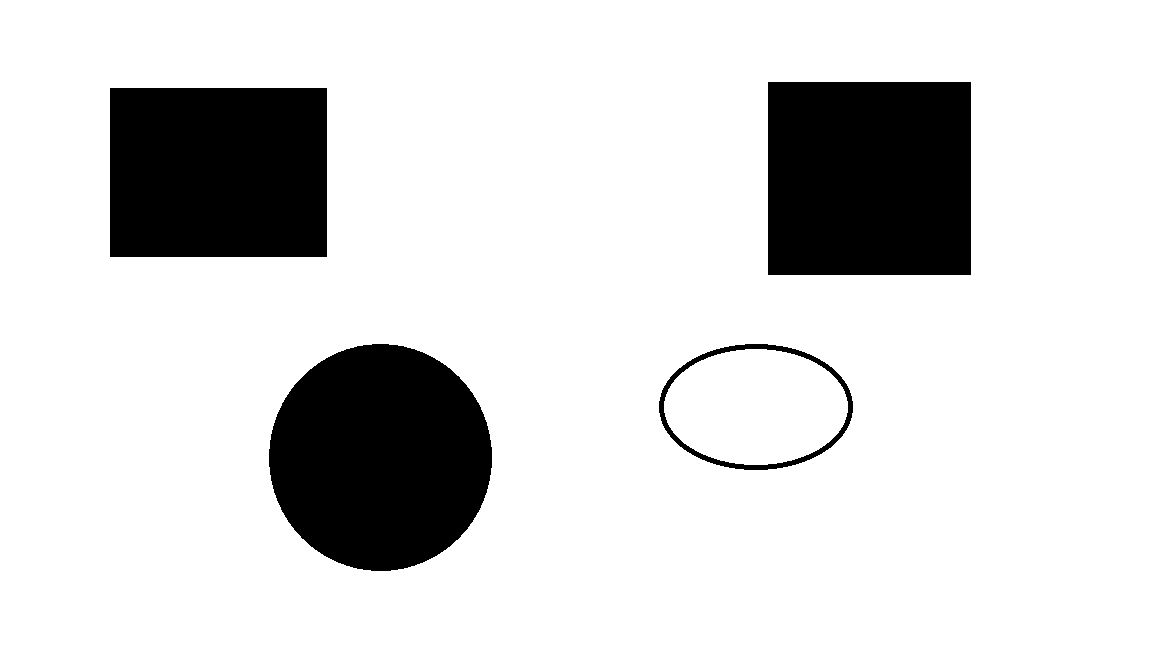
#> input picture object_detection/shapes.png, 1152 x 648 px
$ python objdec.py
#> lines starting #> are read from the running program, lines starting #| are printed output that depends on the picture; after the words box and inside, x2 and y2 are one past the last pixel; in counts of white or black regions, pixels touching at a corner belong together
import cv2
import numpy as np

# Read and preprocess the image
img = cv2.imread('shapes.png')
#> img is the input picture: shape (648, 1152, 3); 84.2% white; 4 black regions, box (x1, y1, x2, y2) and area: (269, 344, 492, 571) 39695, (768, 82, 971, 275) 39179, (110, 88, 327, 257) 36673, (659, 344, 853, 470) 2461
gray = cv2.cvtColor(img, cv2.COLOR_BGR2GRAY)
#> gray: shape (648, 1152); 84.2% white; 4 black regions
_, thresh = cv2.threshold(gray, 240, 255, cv2.THRESH_BINARY)

# Detect contours
contours, _ = cv2.findContours(thresh, cv2.RETR_TREE, cv2.CHAIN_APPROX_SIMPLE)
#> contours = 6 contours; box (x1, y1, x2, y2) and area: (0, 0, 1152, 648) 744697, (268, 343, 493, 572) 40014, (767, 81, 972, 276) 39574, (109, 87, 328, 258) 37058, (658, 343, 854, 471) 19435, (664, 349, 848, 465) 16526

# Loop through contours
for contour in contours:
    approx = cv2.approxPolyDP(contour, 0.01 * cv2.arcLength(contour, True), True)
    x, y = approx.ravel()[0], approx.ravel()[1] - 5
    shape = "Circle"

    if len(approx) == 3:
        shape = "Triangle"
    elif len(approx) == 4:
        x1, y1, w, h = cv2.boundingRect(approx)
        aspect_ratio = w / float(h)
        shape = "Square" if 0.95 <= aspect_ratio <= 1.05 else "Rectangle"

    # Draw and label shape
    cv2.drawContours(img, [approx], 0, (0, 0, 0), 3)
    cv2.putText(img, shape, (x, y), cv2.FONT_HERSHEY_SIMPLEX, 0.5, (0, 0, 0), 1)
#> this loop made 6 passes
#> (approx, x, y, shape, x1, y1, w, h) on passes 1, 5, 6: ([[0, 0], [0, 647], [1151, 647], [1151, 0]], 0, -5, 'Rectangle', 0, 0, 1152, 648), ([[109, 88], [326, 87], [327, 256], [110, 257]], 109, 83, 'Rectangle', 109, 87, 219, 171), ([[767, 82], [970, 81], [971, 274], [768, 275]], 767, 77, 'Rectangle', 767, 81, 205, 195)
#> (x, y, shape) on passes 2 to 4: (660, 388, 'Circle'), (665, 392, 'Circle'), (372, 338, 'Circle')
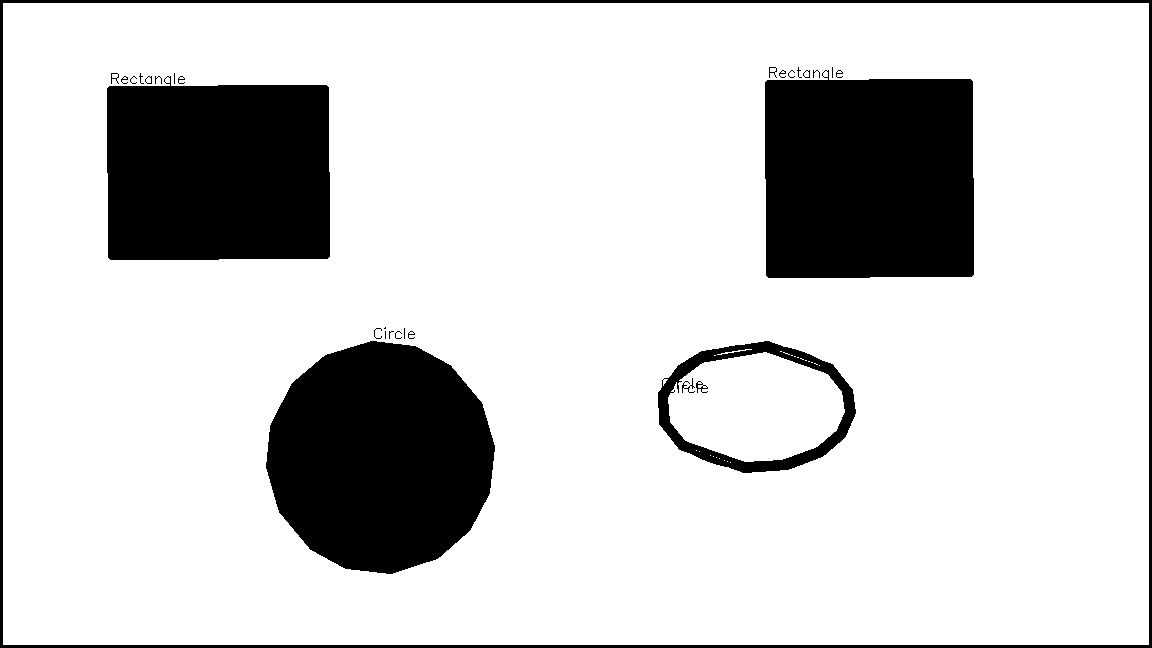
#> img: shape (648, 1152, 3); 81.6% white; 30 black regions (13 under 20 px), largest, box (x1, y1, x2, y2) and area: (765, 70, 974, 278) 41196, (266, 341, 495, 574) 41063, (107, 76, 330, 260) 38640

# Show final result
cv2.imshow("Shapes Detected", img)
cv2.waitKey(0)
cv2.destroyAllWindows()

$ run again, with object_detection/shapy.png copied over object_detection/shapes.png
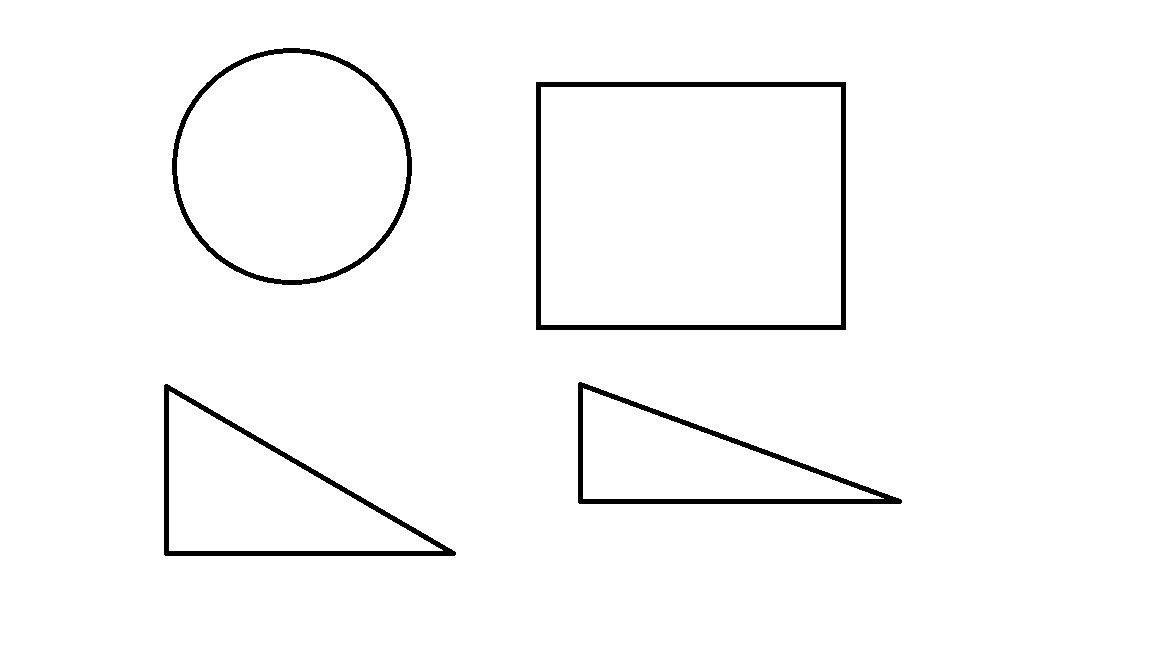
#> input picture object_detection/shapy.png, 1152 x 648 px
#> img is the input picture: shape (648, 1152, 3); 97.7% white; 4 black regions, box (x1, y1, x2, y2) and area: (536, 82, 846, 330) 5480, (164, 384, 456, 556) 3916, (578, 382, 902, 504) 3843, (172, 48, 412, 285) 3647
#> gray: shape (648, 1152); 97.7% white; 4 black regions
#> contours = 9 contours; largest, box (x1, y1, x2, y2) and area: (0, 0, 1152, 648) 744697, (535, 81, 847, 331) 77437, (541, 87, 841, 325) 70863, (171, 47, 413, 286) 44953, (177, 53, 407, 280) 40644
#> the loop `for contour in contours:` made 9 passes
#> (approx, x, y, shape, x1, y1, w, h) on passes 1, 6, 7: ([[0, 0], [0, 647], [1151, 647], [1151, 0]], 0, -5, 'Rectangle', 0, 0, 1152, 648), ([[535, 82], [845, 81], [846, 329], [536, 330]], 535, 77, 'Rectangle', 535, 81, 312, 250), ([[541, 87], [541, 324], [840, 324], [840, 87]], 541, 82, 'Rectangle', 541, 87, 300, 238)
#> after the loop `for contour in contours:`:
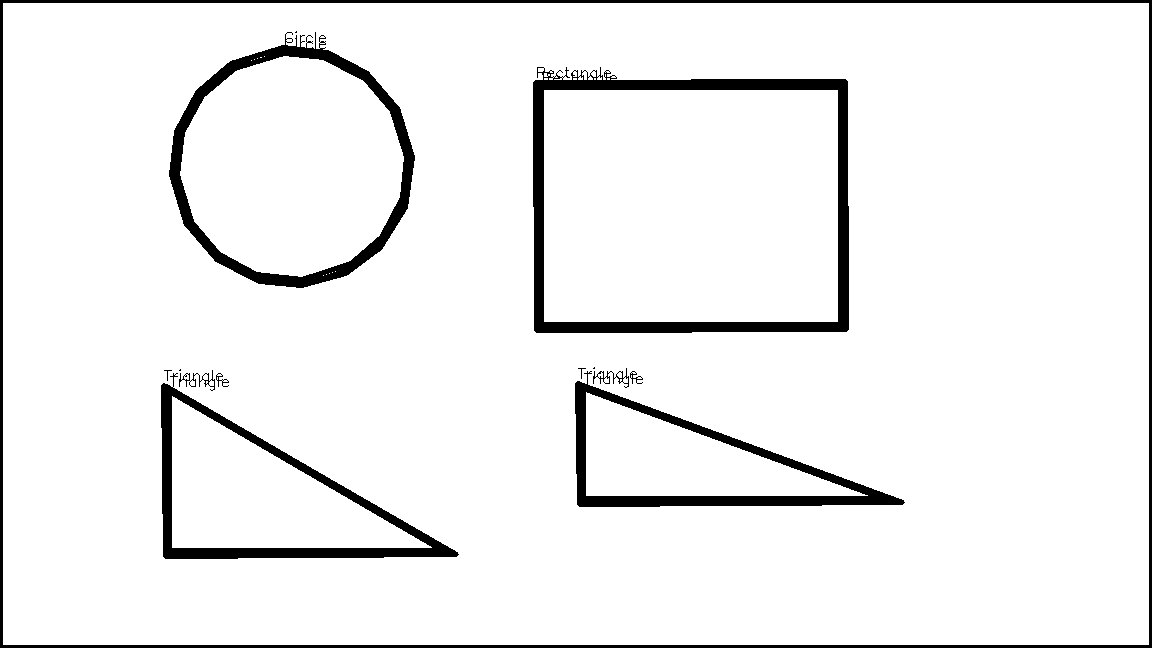
#> img: shape (648, 1152, 3); 94% white; 14 black regions (5 under 20 px), largest, box (x1, y1, x2, y2) and area: (533, 67, 849, 333) 11755, (0, 0, 1152, 648) 10764, (169, 32, 415, 288) 8004
